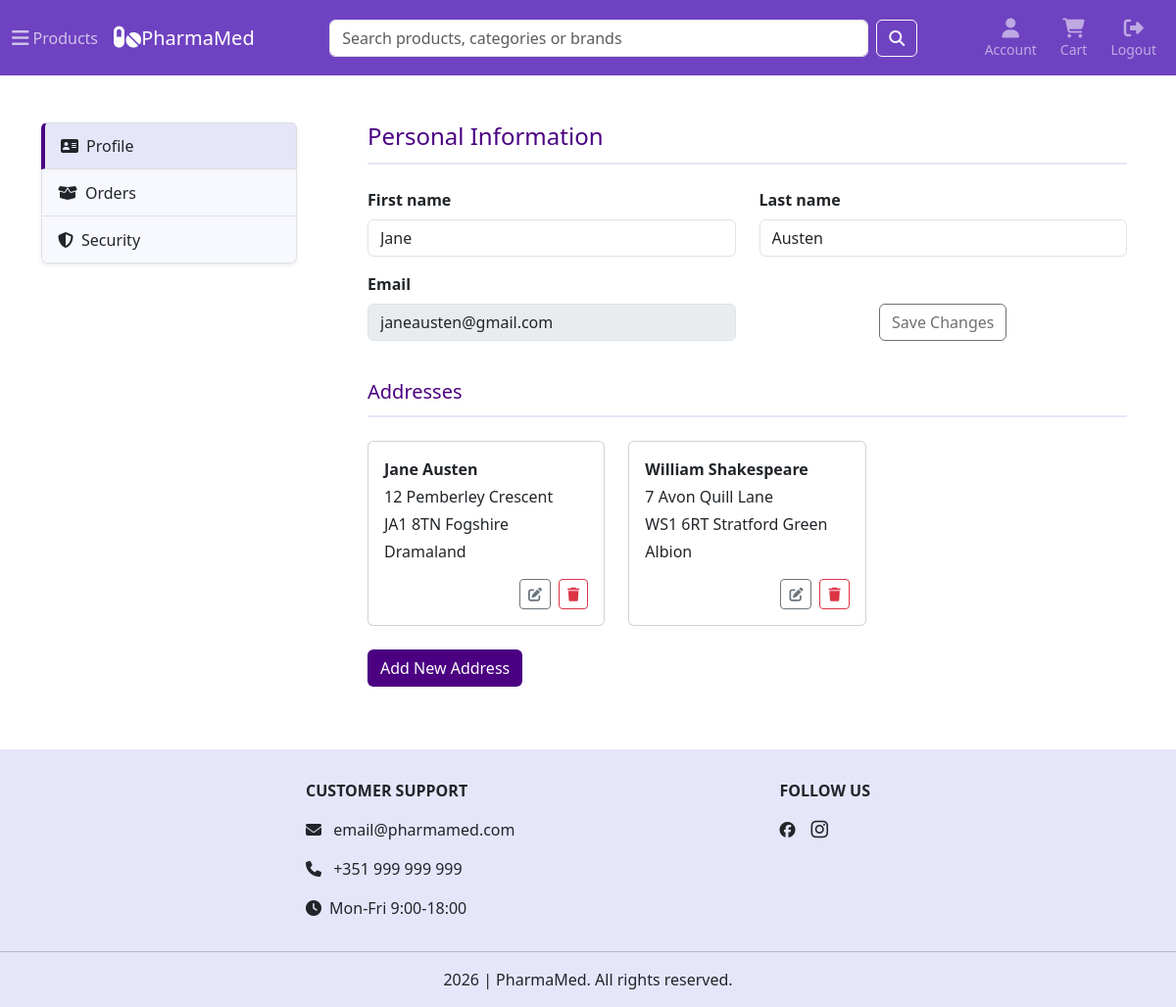
/account/profile (signed in), run on the app's committed database.
### tables this page shows
CREATE TABLE users (
    id INTEGER PRIMARY KEY AUTOINCREMENT,
    first_name TEXT NOT NULL,
    last_name TEXT NOT NULL,
    email TEXT NOT NULL UNIQUE,
    password_hash TEXT NOT NULL,
    created_at TIMESTAMP DEFAULT CURRENT_TIMESTAMP,
    reset_token TEXT,
    reset_token_expiry TEXT
);

CREATE TABLE addresses (
    id INTEGER PRIMARY KEY AUTOINCREMENT,
    user_id INTEGER NOT NULL,
    full_name TEXT NOT NULL,
    address_line TEXT NOT NULL,
    postal_code TEXT NOT NULL,
    city TEXT NOT NULL,
    country TEXT NOT NULL,
    is_default INTEGER DEFAULT 0,
    FOREIGN KEY (user_id) REFERENCES users(id)
);

### app/routes/account.py (the view)
@account_bp.route("/profile", methods=["GET", "POST"])
@login_required
def profile():
    db = get_db()
    user = get_user_profile(db, current_user.id)
    addresses = get_user_addresses(db, current_user.id)
    error = {}
    if request.method == "POST":
        first_name = request.form.get("first_name", "").strip().title()
        last_name = request.form.get("last_name", "").strip().title()
        if not first_name:
            error["first_name"] = "First name is required"
        if not last_name:
            error["last_name"] = "Last name is required"
        if error:
            return render_template("account/profile.html", active_page="profile", first_name=user["first_name"], last_name=user["last_name"], profile_error=error, addresses=addresses)
        if (first_name != user["first_name"] or last_name != user["last_name"]):
            update_user_profile(db=db, first_name=first_name, last_name=last_name, user_id=current_user.id)
            db.commit()
            flash("Profile updated successfully!", "success")
            user = get_user_profile(db, current_user.id)
        return redirect(url_for("account.profile"))
    else:
        return render_template("account/profile.html", active_page="profile", first_name=user["first_name"], last_name=user["last_name"], profile_error=error, addresses=addresses)

### app/__init__.py (called while the page is built)
@app.context_processor
def inject_globals():
    return {
        "categories_menu": load_categories_menu(),
        "cart_count": get_cart_count()
    }

### app/models/user.py (called while the page is built)
@login_manager.user_loader
def load_user(user_id):
    db = get_db()
    user = db.execute(
        """
        SELECT id, email, first_name, last_name
        FROM users
        WHERE id = ?
        """,
        (int(user_id),)
    ).fetchone()
    if user is None:
        return None
    return User(
        user["id"],
        user["email"],
        user["first_name"],
        user["last_name"]
    )

### app/services/address_service.py (called while the page is built)
def get_user_addresses(db, user_id):
    return db.execute(
        """
        SELECT *
        FROM addresses
        WHERE user_id = ?
        """,
        (user_id,)
    ).fetchall()

### app/services/cart_service.py (called while the page is built)
def get_cart_count():
    db = get_db()
    if current_user.is_authenticated:
        return db_cart_count(db, current_user.id)
    session_cart = session.get('cart', {})
    return sum(session_cart.values())

def db_cart_count(db, user_id):
    cart_count = db.execute(
        """
        SELECT SUM(quantity) as total
        FROM cart_items ci
        JOIN carts c ON ci.cart_id = c.id
        WHERE c.user_id = ?
        """,
        (user_id,)
    ).fetchone()
    return cart_count["total"] or 0

### app/services/user_service.py (called while the page is built)
def get_user_profile(db, user_id):
    return db.execute(
        """
        SELECT first_name, last_name
        FROM users
        WHERE id = ?
        """,
        (user_id,)
    ).fetchone()

### app/utils/categories.py (called while the page is built)
def load_categories_menu():
    db = get_db()
    rows = db.execute(
        """
        SELECT category_id, name, parent_id, icon
        FROM categories
        ORDER BY category_id
        """
    ).fetchall()
    categories_menu = {}
    for row in rows:
        if row["parent_id"] == 0:
            categories_menu[row["category_id"]] = {
                "category_data": row,
                "subcategories": []
            }
    for row in rows:
        parent_id = row["parent_id"]
        if parent_id != 0 and parent_id in categories_menu:
            categories_menu[parent_id]["subcategories"].append(row)
    return categories_menu

### app/utils/db.py (called while the page is built)
def get_db():
    if "db" not in g:
        g.db = sqlite3.connect(DATABASE_PATH)
        g.db.row_factory = sqlite3.Row
        g.db.execute("PRAGMA foreign_keys = ON")
    return g.db

### app/templates/account/profile.html (shortened to what this page needs)
{% extends "account/account.html" %}
{% block account_content %}
<div class="section-heading pb-1">
    <h1 class="fs-4">Personal Information</h1>
</div>
<div id="personalInfo" class="mt-4">
    <form method="post" action="{{ url_for('account.profile') }}">
    {% set profile_error = profile_error | default({}) %}
        <div class="row mb-3">
            <div class="col-12 col-md-6 mb-3 mb-md-0">
            {% set first_name_error = profile_error.get('first_name') %}
                <label class="form-label fw-semibold" for="first_name" >First name</label>
                <input type="text" name="first_name" class="form-control {% if first_name_error %}is-invalid{% endif %}" value="{{ request.form.get('first_name', first_name) }}">
            </div>
            <div class="col-12 col-md-6">
            {% set last_name_error = profile_error.get('last_name') %}
                <label class="form-label fw-semibold" for="last_name" >Last name</label>
                <input type="text" name="last_name" class="form-control {% if last_name_error %}is-invalid{% endif %}" value="{{ request.form.get('last_name', last_name) }}">
            </div>
        </div>
        <div class="row">
            <div class="col-12 col-md-6 mb-4 mb-md-3">
                <label class="form-label fw-semibold" for="email" >Email</label>
                <input type="email" name="email" class="form-control" value="{{ current_user.email }}" disabled>
            </div>
            <div class="col-12 col-md-6 mb-3 d-flex justify-content-center align-items-end">
                <button id="saveChangesBtn" class="btn action-btn" disabled>Save Changes</button>
            </div>
        </div>
    </form>
</div>
<div class="section-heading mt-4 pb-1">
    <h2 class="fs-5">Addresses</h2>
</div>
<div id="userAddresses" class="mt-4">
{% if addresses %}
    <div class="row">
    {% for address in addresses %}
        <div class="col-12 col-md-6 col-xl-4 mb-3">
            <div id="address-{{ address.id }}" class="card p-3">
                <div class="address-view {% if edit_address_id == address.id %}d-none{% endif %}">
                    <div class="mb-1">
                        <strong>{{ address.full_name }}</strong>
                    </div>
                    <p class="mb-1">{{ address.address_line }}</p>
                    <p class="mb-1">{{ address.postal_code }} {{ address.city }}</p>
                    <p>{{ address.country }}</p>
                    <div class="mt-1 d-flex justify-content-end">
                        <button class="btn btn-sm btn-outline-secondary edit-btn me-2" data-id="{{ address.id }}" aria-label="Edit address"><i class="fa-solid fa-pen-to-square" aria-hidden="true"></i></button>
                        <form method="POST" action="{{ url_for('account.delete_address') }}">
                            <button class="btn btn-sm btn-outline-danger" aria-label="Delete address"><i class="fa-solid fa-trash" aria-hidden="true"></i></button>
                        </form>
                    </div>
                </div>
                    {% set edit_error = edit_error | default({}) %}
                    {% set edit_form = edit_form | default({}) %}
                        {% set full_name_error = edit_error.get('full_name') if edit_address_id|string == address.id|string else None %}
                        {% set address_line_error = edit_error.get('address_line') if edit_address_id|string == address.id|string else None %}
                        {% set postal_code_error = edit_error.get('postal_code') if edit_address_id|string == address.id|string else None %}
                        {% set city_error = edit_error.get('city') if edit_address_id|string == address.id|string else None %}
                        {% set country_error = edit_error.get('country') if edit_address_id|string == address.id|string else None %}
            </div>
        </div>
    {% endfor %}
    </div>
{% endif %}
</div>
<button type="button" id="addAddressBtn" class="btn action-btn {% if addresses %}mt-2{% endif %} mb-3">
    Add New Address
</button>
{% set add_error = add_error | default({}) %}
        {% set add_form = add_form | default({}) %}
                {% set full_name_error = add_error.get('full_name') %}
                {% set address_line_error = add_error.get('address_line') %}
                {% set postal_code_error = add_error.get('postal_code') %}
                {% set city_error = add_error.get('city') %}
                {% set country_error = add_error.get('country') %}
{% endblock %}

### app/static/styles.css (style rules this page uses)
.category-card .card-title, .category-name, .product-name, .item-name, .section-heading, .forgot-password-link a:hover { color: #4B0082; }
.action-btn { background-color: #4B0082; color: white; }
.register-link, .login-link, .section-heading { border-bottom: solid 2px #E6E6FA; }

### data on the page
users: first_name "Jane", last_name "Austen", email "janeausten@gmail.com"
addresses: full_name "Jane Austen", address_line "12 Pemberley Crescent", postal_code "JA1 8TN", city "Fogshire", country "Dramaland"
addresses: full_name "William Shakespeare", address_line "7 Avon Quill Lane", postal_code "WS1 6RT", city "Stratford Green", country "Albion"
